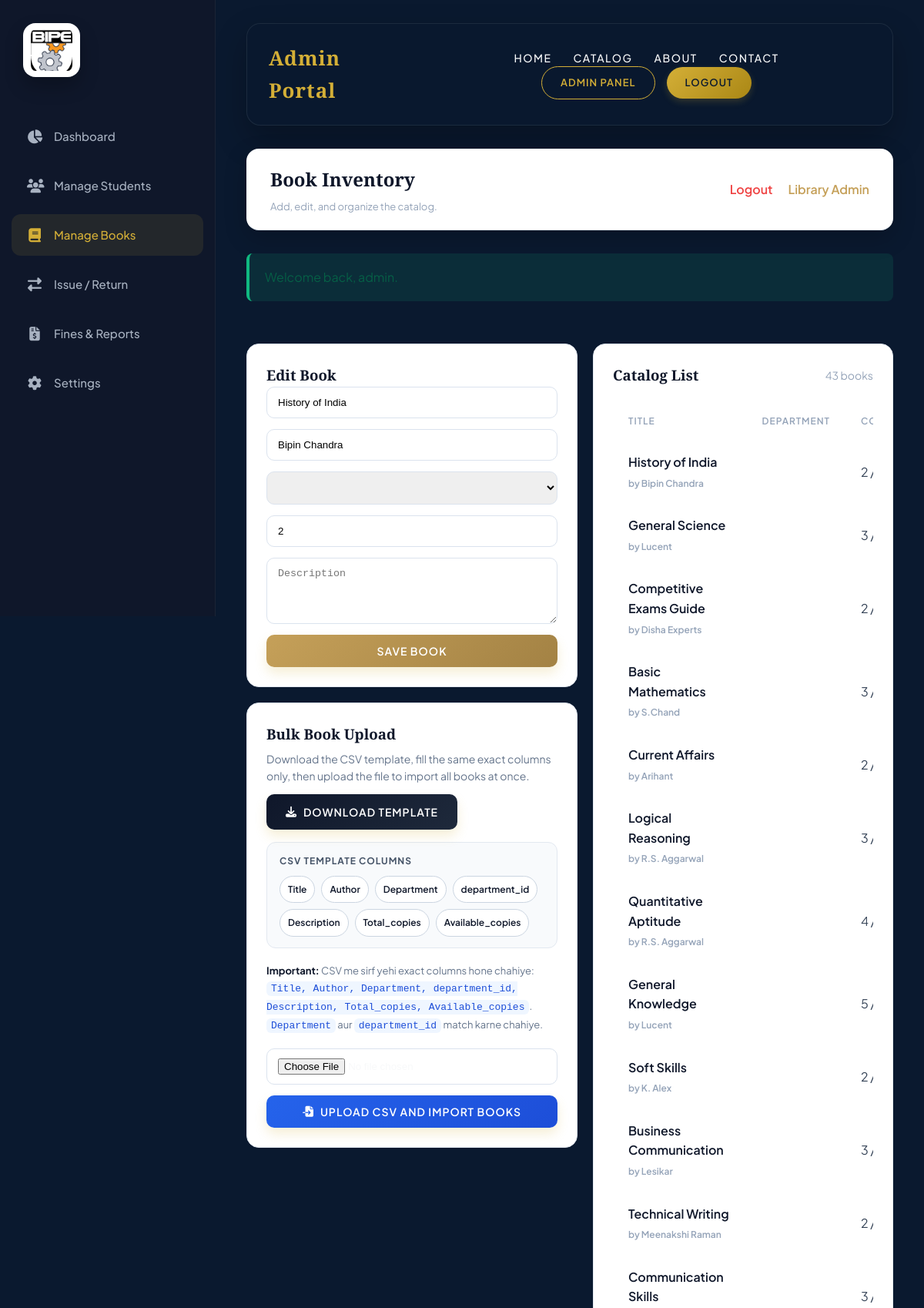
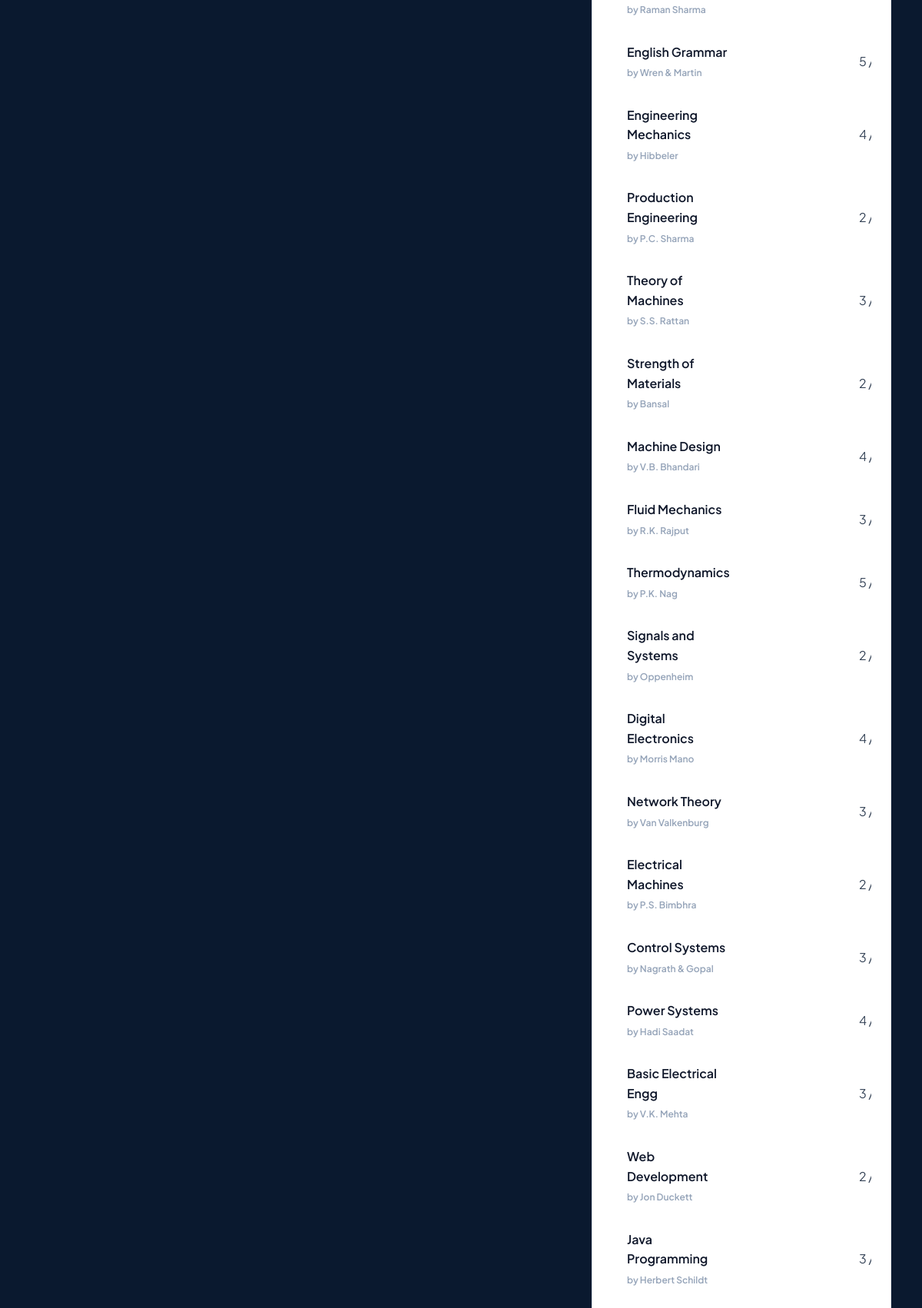
/admin/books.php?edit=43 (signed in, upper part), run on the app's committed database (2 pictures, top to bottom).
### tables this page shows
CREATE TABLE IF NOT EXISTS books_table (
    id INT AUTO_INCREMENT PRIMARY KEY,
    Title VARCHAR(180) NOT NULL,
    Author VARCHAR(160) NOT NULL,
    Department VARCHAR(120) NOT NULL,
    department_id INT NULL,
    Description TEXT NULL,
    Total_copies INT NOT NULL DEFAULT 1,
    Available_copies INT NOT NULL DEFAULT 1,
    created_at TIMESTAMP DEFAULT CURRENT_TIMESTAMP,
    updated_at TIMESTAMP DEFAULT CURRENT_TIMESTAMP ON UPDATE CURRENT_TIMESTAMP
);

### app/helpers.php (called while the page is built, shortened)
<?php
function e(mixed $value): string
{
    return htmlspecialchars((string) $value, ENT_QUOTES, 'UTF-8');
}
function path_prefix(): string
{
    $scriptDir = str_replace('\\', '/', dirname($_SERVER['SCRIPT_NAME'] ?? ''));
    $scriptDir = trim($scriptDir, '/');
    return str_repeat('../', substr_count($scriptDir, '/') + 1);
}
function url(string $path = ''): string
{
    return path_prefix() . ltrim($path, '/');
}
function flash(string $key, ?string $message = null): ?string
{
    if (!array_key_exists($key, $_SESSION['_flash'])) {
        return null;
    }
    $value = $_SESSION['_flash'][$key];
    return $value;
}
function db_types(array $params): string
{
    $types = '';
    foreach ($params as $param) {
        $types .= match (true) {
            is_int($param) => 'i',
            is_float($param) => 'd',
            default => 's',
        };
    }
    return $types;
}
function db_bind(mysqli_stmt $statement, array $params, ?string $types = null): void
{
    if ($params === []) {
        return;
    }
    $bindTypes = $types ?? db_types($params);
    $bindValues = [$bindTypes];
    foreach ($params as $index => $value) {
        $bindValues[] = &$params[$index];
    }
    $statement->bind_param(...$bindValues);
}
function db_execute(string $sql, array $params = [], ?string $types = null): mysqli_stmt
{
    $statement = database_connection()->prepare($sql);
    db_bind($statement, $params, $types);
    $statement->execute();
    return $statement;
}
function db_all(string $sql, array $params = [], ?string $types = null): array
{
    return db_execute($sql, $params, $types)->get_result()->fetch_all(MYSQLI_ASSOC);
}
function db_one(string $sql, array $params = [], ?string $types = null): ?array
{
    $result = db_execute($sql, $params, $types)->get_result()->fetch_assoc();
    return $result ?: null;
}

### config/database.php (called while the page is built, shortened)
<?php
function database_config(): array
{
    return [
        'host' => getenv('LMS_DB_HOST') ?: 'localhost',
        'username' => getenv('LMS_DB_USER') ?: 'root',
        'password' => getenv('LMS_DB_PASSWORD') ?: 'M4a1..,.,.,@',
        'database' => getenv('LMS_DB_NAME') ?: 'library',
        'port' => (int) (getenv('LMS_DB_PORT') ?: 3306),
    ];
}
function database_connection()
{
    static $connection = null;
    if ($connection instanceof mysqli) {
        return $connection;
    }
    $config = database_config();
    $hosts = array_unique([$config['host'], 'localhost', '127.0.0.1']);
    $lastException = null;
    foreach ($hosts as $host) {
        try {
            $candidate = mysqli_init();
            $candidate->real_connect(
                $host,
                $config['username'],
                $config['password'],
                null,
                $config['port']
            );
            $candidate->set_charset('utf8mb4');
            $candidate->query(
                sprintf(
                    "CREATE DATABASE IF NOT EXISTS `%s` CHARACTER SET utf8mb4 COLLATE utf8mb4_unicode_ci",
                    $candidate->real_escape_string($config['database'])
                )
            );
            $candidate->select_db($config['database']);
            $connection = $candidate;
            return $connection;
        } catch (Throwable $exception) {
            $lastException = $exception;
        }
    }
    throw $lastException ?? new RuntimeException('Unable to connect to the MySQL server.');
}

### app/auth.php (called while the page is built, shortened)
<?php
function current_admin(): ?array
{
    $admin = db_one('SELECT * FROM admins WHERE id = ?', [(int) $_SESSION['admin_id']], 'i');
    return $admin;
}
function require_admin(): array
{
    $admin = current_admin();
    return $admin;
}

### app/library.php (called while the page is built, shortened)
<?php
function books_csv_template_headers(): array
{
    return ['Title', 'Author', 'Department', 'department_id', 'Description', 'Total_copies', 'Available_copies'];
}

### admin/books.php (the view, shortened to what this page needs)
<?php
$admin = require_admin();
$editId = isset($_GET['edit']) ? (int) $_GET['edit'] : null;
$csvTemplateHeaders = books_csv_template_headers();
$editBook = $editId
    ? db_one(
        'SELECT b.*, d.name AS Department
         FROM books_table b
         LEFT JOIN departments d ON d.id = b.department_id
         WHERE b.id = ?',
        [$editId],
        'i'
    )
    : null;
$books = db_all(
    'SELECT b.*, d.name AS Department
     FROM books_table b
     LEFT JOIN departments d ON d.id = b.department_id
     ORDER BY b.created_at DESC, b.id DESC'
);
$successMessage = flash('success');
$errorMessage = flash('error');
?>
<!DOCTYPE html>
<html lang="en">
<head>
    <link rel="stylesheet" href="https://cdnjs.cloudflare.com/ajax/libs/font-awesome/6.4.0/css/all.min.css">
    <link rel="stylesheet" href="<?= e(url('assets/css/dashboard.css')) ?>">
</head>
<body>
    <?php include __DIR__ . '/../includes/admin_sidebar.php'; ?>
    <div class="main">
        <?php include __DIR__ . '/../includes/admin_portal_header.php'; ?>
        <div class="top-bar" style="background:#fff; border-bottom:1px solid #e2e8f0;">
            <div class="welcome-msg">
                <h2 style="color:#0f172a;">Book Inventory</h2>
                <p style="color:#94a3b8;">Add, edit, and organize the catalog.</p>
            </div>
            <div class="profile-area">
                <a href="<?= e(url('admin/logout.php')) ?>" style="color:#ef4444; text-decoration:none; font-weight:600;">Logout</a>
                <span style="color:#c5a059; font-weight:600;"><?= e($admin['name']) ?></span>
            </div>
        </div>
        <?php if ($successMessage || $errorMessage): ?>
            <div style="background: <?= $errorMessage ? 'rgba(239,68,68,0.1)' : 'rgba(16,185,129,0.12)' ?>; border-left: 4px solid <?= $errorMessage ? '#ef4444' : '#10b981' ?>; color: <?= $errorMessage ? '#ef4444' : '#065f46' ?>; padding: 18px 20px; border-radius: 8px; margin-bottom: 25px;">
                <?= e($errorMessage ?: $successMessage) ?>
            </div>
        <?php endif; ?>
        <div class="stats-grid" style="grid-template-columns: minmax(320px, 430px) minmax(0, 1fr); align-items:start;">
            <div style="display:grid; gap:20px;">
                <div class="table-container" style="background:#fff; border:1px solid #e2e8f0;">
                    <h3 style="margin-top:0; color:#0f172a; font-family:'Playfair Display', serif;"><?= $editBook ? 'Edit Book' : 'Add New Book' ?></h3>
                    <form method="POST" action="<?= e(url('admin/books.php')) ?>" style="display:grid; gap:14px;">
                        <input type="text" name="title" placeholder="Book Title" value="<?= e((string) ($editBook['Title'] ?? '')) ?>" required style="padding:12px 14px; border:1px solid #dbe3ee; border-radius:10px;">
                        <input type="text" name="author" placeholder="Author" value="<?= e((string) ($editBook['Author'] ?? '')) ?>" required style="padding:12px 14px; border:1px solid #dbe3ee; border-radius:10px;">
                        <select name="department_id" required style="padding:12px 14px; border:1px solid #dbe3ee; border-radius:10px;">
                        </select>
                        <input type="number" min="1" name="total_copies" placeholder="Total Copies" value="<?= e((string) ($editBook['Total_copies'] ?? '1')) ?>" required style="padding:12px 14px; border:1px solid #dbe3ee; border-radius:10px;">
                        <textarea name="description" placeholder="Description" rows="4" style="padding:12px 14px; border:1px solid #dbe3ee; border-radius:10px;"><?= e((string) ($editBook['Description'] ?? '')) ?></textarea>
                        <button type="submit" name="save_book" class="btn-gold" style="background: linear-gradient(135deg, #c5a059, #a38244); color:#fff; justify-content:center;">Save Book</button>
                    </form>
                </div>
                <div class="table-container" style="background:#fff; border:1px solid #e2e8f0;">
                    <div style="display:flex; justify-content:space-between; align-items:flex-start; gap:12px; margin-bottom:16px; flex-wrap:wrap;">
                        <div>
                            <h3 style="margin:0 0 6px 0; color:#0f172a; font-family:'Playfair Display', serif;">Bulk Book Upload</h3>
                            <p style="margin:0; color:#64748b; font-size:14px; line-height:1.6;">Download the CSV template, fill the same exact columns only, then upload the file to import all books at once.</p>
                        </div>
                        <a href="<?= e(url('admin/books.php?download=books-csv-template')) ?>" class="btn-gold" style="background: linear-gradient(135deg, #0f172a, #1e293b); color:#fff; justify-content:center;">
                            <i class="fas fa-download"></i> Download Template
                        </a>
                    </div>
                    <div style="margin-bottom:18px; padding:14px 16px; border-radius:12px; background:#f8fafc; border:1px solid #e2e8f0;">
                        <div style="font-size:12px; text-transform:uppercase; letter-spacing:1px; font-weight:700; color:#475569; margin-bottom:10px;">CSV Template Columns</div>
                        <div style="display:flex; gap:8px; flex-wrap:wrap;">
                            <?php foreach ($csvTemplateHeaders as $header): ?>
                                <span style="display:inline-flex; align-items:center; padding:7px 10px; border-radius:999px; background:#fff; border:1px solid #cbd5e1; color:#0f172a; font-size:12px; font-weight:600;"><?= e($header) ?></span>
                            <?php endforeach; ?>
                        </div>
                    </div>
                    <div style="margin-bottom:18px; color:#64748b; font-size:13px; line-height:1.7;">
                        <strong style="color:#0f172a;">Important:</strong> CSV me sirf yehi exact columns hone chahiye: <code style="background:#eff6ff; color:#1d4ed8; padding:2px 6px; border-radius:6px;">Title, Author, Department, department_id, Description, Total_copies, Available_copies</code>. <code style="background:#eff6ff; color:#1d4ed8; padding:2px 6px; border-radius:6px;">Department</code> aur <code style="background:#eff6ff; color:#1d4ed8; padding:2px 6px; border-radius:6px;">department_id</code> match karne chahiye.
                    </div>
                    <form method="POST" action="<?= e(url('admin/books.php')) ?>" enctype="multipart/form-data" style="display:grid; gap:14px;">
                        <input type="file" name="books_csv" accept=".csv,text/csv" required style="padding:12px 14px; border:1px solid #dbe3ee; border-radius:10px; background:#fff;">
                        <button type="submit" name="import_books_csv" class="btn-gold" style="background: linear-gradient(135deg, #2563eb, #1d4ed8); color:#fff; justify-content:center;">
                            <i class="fas fa-file-import"></i> Upload CSV and Import Books
                        </button>
                    </form>
                </div>
            </div>
            <div class="table-container" style="background:#fff; border:1px solid #e2e8f0;">
                <div class="table-controls">
                    <h3 style="margin:0; color:#0f172a; font-family:'Playfair Display', serif;">Catalog List</h3>
                    <span style="color:#94a3b8; font-size:14px;"><?= e(count($books)) ?> books</span>
                </div>
                <div style="overflow-x:auto;">
                    <table class="custom-table">
                        <thead>
                            <tr>
                                <th style="color:#94a3b8;">Title</th>
                                <th style="color:#94a3b8;">Department</th>
                                <th style="color:#94a3b8;">Copies</th>
                            </tr>
                        </thead>
                        <tbody>
                            <?php foreach ($books as $book): ?>
                                <tr>
                                    <td style="color:#0f172a; font-weight:600;"><?= e($book['Title']) ?><br><span style="color:#94a3b8; font-size:12px;">by <?= e($book['Author']) ?></span></td>
                                    <td style="color:#334155;"><?= e($book['Department']) ?></td>
                                    <td style="color:#334155;"><?= e((string) $book['Available_copies']) ?> / <?= e((string) $book['Total_copies']) ?></td>
                                </tr>
                            <?php endforeach; ?>
                        </tbody>
                    </table>
                </div>
            </div>
        </div>
    </div>
</body>
</html>

### assets/css/dashboard.css (style rules this page uses)
* { margin: 0; padding: 0; box-sizing: border-box; }
:root { --primary-navy: #0A192F; --accent-gold: #D4AF37; --text-light: #F8F9FA; --text-muted: #A8B2C1; --glass-bg: rgba(10, 25, 47, 0.6); --glass-border: rgba(255, 255, 255, 0.08); --sidebar-width: 280px; }
body { font-family: 'Plus Jakarta Sans', sans-serif; color: var(--text-light); background-color: var(--primary-navy); line-height: 1.6; overflow-x: hidden; display: flex; min-height: 100vh; }
.main { flex: 1; margin-left: var(--sidebar-width); padding: 30px 40px; display: flex; flex-direction: column; gap: 30px; }
.top-bar { display: flex; justify-content: space-between; align-items: center; background: var(--glass-bg); padding: 20px 30px; border-radius: 16px; border: 1px solid var(--glass-border); backdrop-filter: blur(10px); box-shadow: 0 10px 30px rgba(0,0,0,0.2); animation: fadeInDown 0.8s ease; }
.welcome-msg h2 { font-family: 'Playfair Display', serif; font-size: 24px; color: #fff; margin-bottom: 5px; }
.welcome-msg p { color: var(--text-muted); font-size: 13px; }
.profile-area { display: flex; align-items: center; gap: 20px; }
.btn-gold { background: linear-gradient(135deg, #D4AF37 0%, #AA8715 100%); color: var(--primary-navy); border: none; padding: 12px 25px; font-family: 'Plus Jakarta Sans', sans-serif; font-size: 14px; font-weight: 600; border-radius: 10px; cursor: pointer; transition: all 0.3s ease; display: flex; align-items: center; gap: 8px; box-shadow: 0 8px 15px rgba(212, 175, 55, 0.2); text-transform: uppercase; letter-spacing: 1px; text-decoration: none; }
.stats-grid { display: grid; grid-template-columns: repeat(auto-fit, minmax(220px, 1fr)); gap: 20px; animation: fadeInUp 0.8s ease 0.2s both; }
.table-container { background: var(--glass-bg); border: 1px solid var(--glass-border); border-radius: 16px; padding: 25px; backdrop-filter: blur(20px); animation: fadeInUp 0.8s ease 0.3s both; }
.table-controls { display: flex; justify-content: space-between; align-items: center; margin-bottom: 20px; gap: 15px; flex-wrap: wrap; }
.custom-table { width: 100%; border-collapse: collapse; text-align: left; }
.custom-table th, .custom-table td { padding: 15px 20px; border-bottom: 1px solid rgba(255, 255, 255, 0.05); }
.custom-table th { color: var(--text-muted); font-size: 12px; text-transform: uppercase; letter-spacing: 1px; font-weight: 600; }
.custom-table tbody tr { transition: all 0.3s ease; }

### data on the page
books_table: title "History of India", author "Bipin Chandra", total_copies "2", Title "History of India", Author "Bipin Chandra", Available_copies "2"
books_table: Title "General Science", Author "Lucent", Available_copies "3"
books_table: Title "Competitive Exams Guide", Author "Disha Experts", Available_copies "2"
books_table: Title "Basic Mathematics", Author "S.Chand", Available_copies "3"
books_table: Title "Current Affairs", Author "Arihant", Available_copies "2"
books_table: Title "Logical Reasoning", Author "R.S. Aggarwal", Available_copies "3"
books_table: Title "Quantitative Aptitude", Author "R.S. Aggarwal", Available_copies "4"
books_table: Title "General Knowledge", Author "Lucent", Available_copies "5"
books_table: Title "Soft Skills", Author "K. Alex", Available_copies "2"
books_table: Title "Business Communication", Author "Lesikar", Available_copies "3"
books_table: Title "Technical Writing", Author "Meenakshi Raman", Available_copies "2"
books_table: Title "Communication Skills", Author "Raman Sharma", Available_copies "3"
books_table: Title "English Grammar", Author "Wren & Martin", Available_copies "5"
books_table: Title "Engineering Mechanics", Author "Hibbeler", Available_copies "4"
books_table: Title "Production Engineering", Author "P.C. Sharma", Available_copies "2"
books_table: Title "Theory of Machines", Author "S.S. Rattan", Available_copies "3"
books_table: Title "Strength of Materials", Author "Bansal", Available_copies "2"
books_table: Title "Machine Design", Author "V.B. Bhandari", Available_copies "4"
books_table: Title "Fluid Mechanics", Author "R.K. Rajput", Available_copies "3"
books_table: Title "Thermodynamics", Author "P.K. Nag", Available_copies "5"
books_table: Title "Signals and Systems", Author "Oppenheim", Available_copies "2"
books_table: Title "Digital Electronics", Author "Morris Mano", Available_copies "4"
books_table: Title "Network Theory", Author "Van Valkenburg", Available_copies "3"
books_table: Title "Electrical Machines", Author "P.S. Bimbhra", Available_copies "2"
books_table: Title "Control Systems", Author "Nagrath & Gopal", Available_copies "3"
books_table: Title "Power Systems", Author "Hadi Saadat", Available_copies "4"
books_table: Title "Basic Electrical Engg", Author "V.K. Mehta", Available_copies "3"
books_table: Title "Web Development", Author "Jon Duckett", Available_copies "2"
books_table: Title "Java Programming", Author "Herbert Schildt", Available_copies "3"

### other printed values
$link['label'] "HOME"
$link['label'] "CATALOG"
$link['label'] "ABOUT"
$link['label'] "CONTACT"
$admin['name'] "Library Admin"
$errorMessage ?: $successMessage "Welcome back, admin."
$header "Title"
$header "Author"
$header "Department"
$header "department_id"
$header "Description"
$header "Total_copies"
$header "Available_copies"
count($books) "43"
